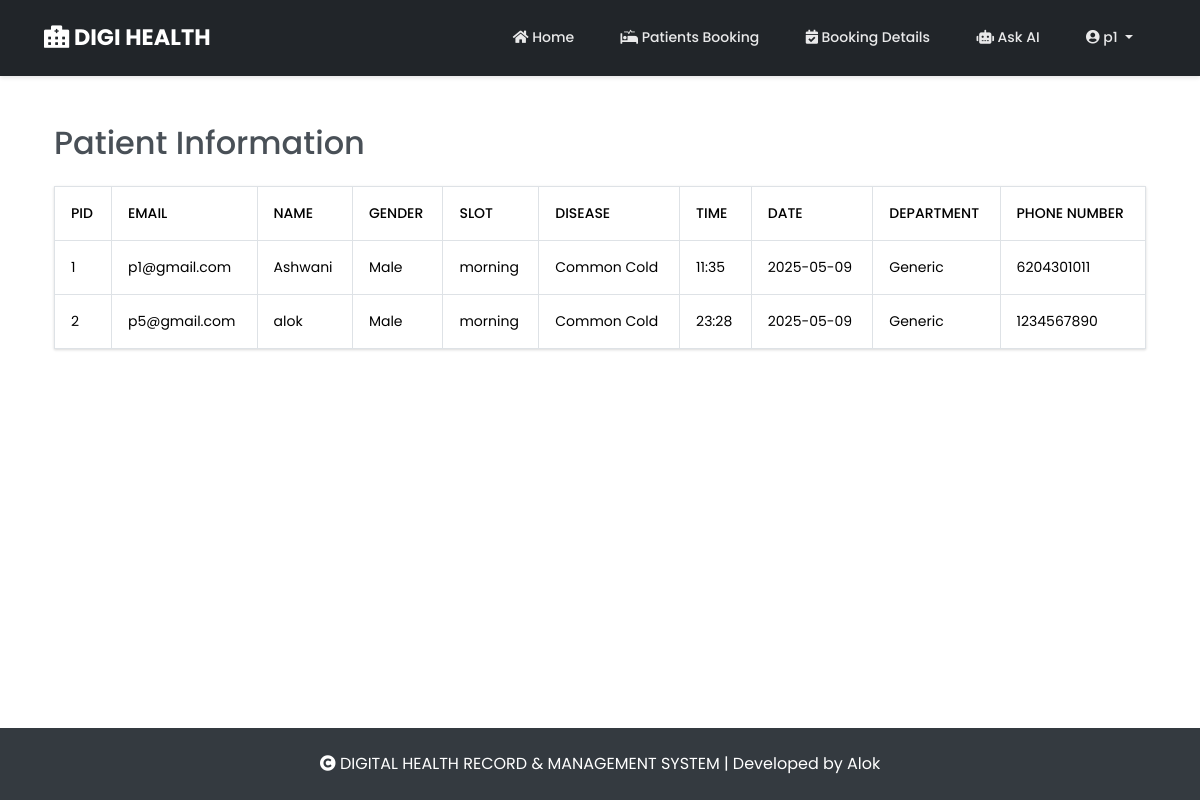
Screenshot of /details (signed in) with the database file from the repository.
### main.py (models this page shows)
class User(UserMixin, db.Model):
    __tablename__ = 'users'
    id = db.Column(db.Integer, primary_key=True)
    username = db.Column(db.String(50))
    usertype = db.Column(db.String(50))
    email = db.Column(db.String(50), unique=True)
    password = db.Column(db.String(1000))

class Patients(db.Model):
    pid = db.Column(db.Integer, primary_key=True)
    email = db.Column(db.String(50))
    name = db.Column(db.String(50))
    gender = db.Column(db.String(50))
    slot = db.Column(db.String(50))
    disease = db.Column(db.String(50))
    time = db.Column(db.String(50), nullable=False)
    date = db.Column(db.String(50), nullable=False)
    dept = db.Column(db.String(50))
    number = db.Column(db.String(50))

### main.py (the view, shortened to what this page needs)
@app.route('/details', methods=['GET', 'POST'])
@login_required
def details():
    patients = Patients.query.all()
    return render_template('details.html', patients=patients)

### main.py (called while the page is built)
@login_manager.user_loader
def load_user(user_id):
    return User.query.get(int(user_id))

@app.after_request
def add_header(response):
    response.headers['Cache-Control'] = 'no-store, no-cache, must-revalidate, post-check=0, pre-check=0, max-age=0'
    response.headers['Pragma'] = 'no-cache'
    return response

### templates/details.html (shortened to what this page needs)
{% extends 'base.html' %}
{% block body %}
<div class="container mt-4">
  <h2 class="mb-4">Patient Information</h2>
  <table class="table table-bordered table-hover">
    <thead class="thead-light">
      <tr>
        <th>PID</th>
        <th>Email</th>
        <th>Name</th>
        <th>Gender</th>
        <th>Slot</th>
        <th>Disease</th>
        <th>Time</th>
        <th>Date</th>
        <th>Department</th>
        <th>Phone Number</th>
      </tr>
    </thead>
    <tbody>
      {% for patient in patients %}
      <tr>
        <td>{{ patient.pid }}</td>
        <td>{{ patient.email }}</td>
        <td>{{ patient.name }}</td>
        <td>{{ patient.gender }}</td>
        <td>{{ patient.slot }}</td>
        <td>{{ patient.disease }}</td>
        <td>{{ patient.time }}</td>
        <td>{{ patient.date }}</td>
        <td>
          {% if not patient.dept %}
          <form method="POST" style="display: flex; gap: 0.5rem;">
            <input type="hidden" name="pid" value="{{ patient.pid }}">
            <select name="department" class="form-control" required>
              <option value="">Select</option>
              <option value="Cardiology">Cardiology</option>
              <option value="Neurology">Neurology</option>
              <option value="Orthopedics">Orthopedics</option>
              <option value="Pediatrics">Pediatrics</option>
              <option value="General Medicine">General Medicine</option>
            </select>
            <button type="submit" class="btn btn-sm btn-primary">Save</button>
          </form>
          {% else %}
          {{ patient.dept }}
          {% endif %}
        </td>
        <td>{{ patient.number }}</td>
      </tr>
      {% endfor %}
    </tbody>
  </table>
</div>
{% endblock body %}

### templates/base.html (shortened to what this page needs)
<!doctype html>
<html lang="en">
<head>
    <link href="https://cdn.jsdelivr.net/npm/bootstrap@5.3.0-alpha1/dist/css/bootstrap.min.css" rel="stylesheet">
    <link rel="stylesheet" href="https://cdnjs.cloudflare.com/ajax/libs/font-awesome/5.15.4/css/all.min.css">
    <link rel="stylesheet" href="{{ url_for('static', filename='css/bootstrap.min.css') }}">
</head>
<body>
    <nav class="navbar navbar-expand-lg navbar-dark bg-dark sticky-top">
        <div class="container-fluid">
            <a class="navbar-brand" href="/">
                <i class="fas fa-hospital-alt mr-2"></i>
                DIGI HEALTH
            </a>
            <div class="collapse navbar-collapse" id="navbarSupportedContent">
                <ul class="navbar-nav ms-auto mb-2 mb-lg-0">
                    <li class="nav-item">
                        <a class="nav-link {% if request.endpoint == 'home' %}active{% endif %}" href="/">
                            <i class="fas fa-home"></i> Home
                        </a>
                    </li>
                    {% if current_user.usertype == "Doctor" %}
                    <li class="nav-item">
                        <a class="nav-link {% if request.endpoint == 'doctors' %}active{% endif %}" href="/doctors">
                            <i class="fas fa-user-md"></i> Doctors
                        </a>
                    </li>
                    <li class="nav-item">
                        <a class="nav-link {% if request.endpoint == 'bookings' %}active{% endif %}" href="/bookings">
                            <i class="fas fa-calendar-check"></i> Booking Details
                        </a>
                    </li>
                    <li class="nav-item">
                        <a class="nav-link {% if request.endpoint == 'details' %}active{% endif %}" href="/details">
                            <i class="fas fa-user-injured"></i> Patients Details
                        </a>
                    </li>
                    {% else %}
                    <li class="nav-item">
                        <a class="nav-link {% if request.endpoint == 'patients' %}active{% endif %}" href="/patients">
                            <i class="fas fa-procedures"></i> Patients Booking
                        </a>
                    </li>
                    <li class="nav-item">
                        <a class="nav-link {% if request.endpoint == 'bookings' %}active{% endif %}" href="/bookings">
                            <i class="fas fa-calendar-check"></i> Booking Details
                        </a>
                    </li>
                    {% endif %}
                    <li class="nav-item">
                        <a class="nav-link {% if request.endpoint == 'ask_ai' %}active{% endif %}" href="/ask-ai">
                            <i class="fas fa-robot"></i> Ask AI
                        </a>
                    </li>
                    {% if current_user.is_authenticated %}
                    <li class="nav-item dropdown">
                        <a class="nav-link dropdown-toggle" href="#" id="navbarDropdown" role="button"
                            data-bs-toggle="dropdown" aria-expanded="false">
                            <i class="fas fa-user-circle"></i> {{ current_user.username }}
                        </a>
                    </li>
                    {% endif %}
                </ul>
            </div>
        </div>
    </nav>
    <div class="container py-4">
        {% block body %}{% endblock %}
    </div>
    <footer>
        <div class="container">
            <p class="mb-0">
                <i class="fas fa-copyright"></i> DIGITAL HEALTH RECORD & MANAGEMENT SYSTEM | Developed by Alok
            </p>
        </div>
    </footer>
</body>
</html>

### templates/base.html (style rules this page uses)
* { font-family: 'Poppins', sans-serif; }
body { display: flex; flex-direction: column; min-height: 100vh; margin: 0; overflow-x: hidden; }
.container { flex: 1; position: relative; z-index: 1; }
.navbar { padding: 1rem 2rem; box-shadow: 0 2px 4px rgba(0,0,0,0.1); }
.navbar-brand { font-weight: 700; color: #fff !important; font-size: 1.4rem; transition: transform 0.3s ease; }
.navbar-nav { margin-left: auto; }
.navbar-nav .nav-link { color: rgba(255,255,255,0.9) !important; padding: 0.5rem 1rem; margin: 0 0.2rem; border-radius: 4px; transition: all 0.3s ease; }
footer { background-color: #343a40; color: #fff; padding: 1.5rem 0; text-align: center; position: relative; z-index: 1; }

### rows the page displays
User: username "p1"
Patients: pid "1", email "p1@gmail.com", name "Ashwani", gender "Male", slot "morning", disease "Common Cold", time "11:35", date "2025-05-09", dept "Generic", number "6204301011"
Patients: pid "2", email "p5@gmail.com", name "alok", gender "Male", slot "morning", disease "Common Cold", time "23:28", date "2025-05-09", dept "Generic", number "1234567890"
